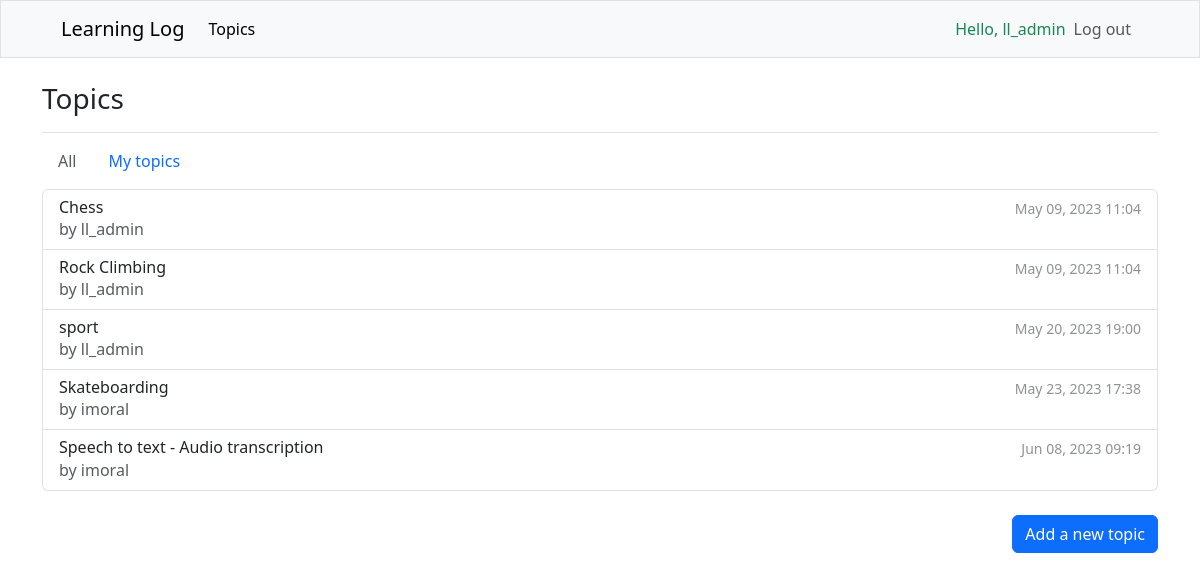
The app's page /topics/ (signed in) with its own data.
### learning_logs/models.py (models this page shows)
class Topic(models.Model):
    text = models.CharField(max_length=200)
    date_added = models.DateTimeField(auto_now=True)
    owner = models.ForeignKey(get_user_model(), on_delete=models.CASCADE)
    def __str__(self):
        return self.text

### learning_logs/views.py (the view)
# urls.py: path('topics/', views.topics, name='topics'),
@login_required
def topics(request):
    topics_ = Topic.objects.order_by('date_added')
    context = {'topics': topics_, 'filter': False}
    return render(request, 'learning_logs/topics.html', context)

### learning_logs/templates/learning_logs/topics.html
{% extends "learning_logs/base.html" %}
{% block page_header %}
    <div class="pb-2 mb-2 border-bottom">
        <h3>Topics</h3>
    </div>
{% endblock page_header %}
{% block content %}
    <ul class="nav mb-2">
        {% if filter %}
            <a class="nav-link active" href="{% url 'learning_logs:topics' %}">All</a>
            <a class="nav-link disabled" href="#">My topics</a>
        {% else %}
            <a class="nav-link disabled" href="#">All</a>
            <a class="nav-link active" href="{% url 'learning_logs:my_topics' %}">My topics</a>
        {% endif %}
    </ul>
    <div class="list-group mx-0 mb-4 w-auto">
        {% for topic in topics %}
            <a href="{% url 'learning_logs:topic' topic.id%}" class="list-group-item list-group-item-action">
                <div class="d-flex gap-2 w-100 justify-content-between">
                  <div>
                    <h6 class="mb-0">{{ topic }}</h6>
                    <p class="mb-0 opacity-75">by {{ topic.owner }}</p>
                  </div>
                  <small class="opacity-50 text-nowrap">{{ topic.date_added|date:'M d, Y H:i' }}</small>
                </div>
            </a>
        {% empty %}
            <span>No topics have been added yet.</span>
        {% endfor %}
    </div>
    <div class="d-flex flex-row-reverse">
        <a href="{% url 'learning_logs:new_topic' %}" class="btn btn-primary" role="button">Add a new topic</a>
    </div>
{% endblock content %}

### learning_logs/templates/learning_logs/base.html (shortened to what this page needs)
<!DOCTYPE html>
{% load django_bootstrap5 %}
{% load i18n %}
{% get_current_language as LANGUAGE_CODE %}
<html lang="{{ LANGUAGE_CODE|default:'en_us' }}">
<head>
    {% bootstrap_css %}
</head>
<body>
    {% block sidebar %}
        <nav class="navbar navbar-expand-lg bg-light mb-4 px-5 border">
            <div class="container-fluid">
                <a class="navbar-brand" href="{% url 'learning_logs:index' %}">Learning Log</a>
                <div class="collapse navbar-collapse" id="navbarSupportedContent">
                    <ul class="navbar-nav flex-grow-1 me-auto mb-2 mb-lg-0">
                        <li class="nav-item">
                            <a class="nav-link active" aria-current="page" href="{% url 'learning_logs:topics' %}">Topics</a>
                        </li>
                    </ul>
                    <ul class="navbar-nav me-auto mb-2 mb-lg-0">
                        {% if user.is_authenticated %}
                            <li class="nav-item d-flex">
                                <span class="navbar-text flex-fill text-success">Hello, {{ user.username }}</span>
                            </li>
                            <li class="nav-item">
                                <a class="nav-link" href="{% url 'users:logout' %}">Log out</a>
                            </li>
                        {% endif %}
                    </ul>
                </div>
            </div>
        </nav>
    {% endblock sidebar %}
    <main role="main" class="container">
        {% block page_header %}{% endblock page_header %}
        {% block content %}{% endblock content %}
    </main>
</body>
</html>

### records on screen
Topic: text "Chess", owner "ll_admin", date_added "May 09, 2023 11:04"
Topic: text "Rock Climbing", owner "ll_admin", date_added "May 09, 2023 11:04"
Topic: text "sport", owner "ll_admin", date_added "May 20, 2023 19:00"
Topic: text "Skateboarding", owner "imoral", date_added "May 23, 2023 17:38"
Topic: text "Speech to text - Audio transcription", owner "imoral", date_added "Jun 08, 2023 09:19"

### other values on screen
{{ user.username }} "ll_admin"
